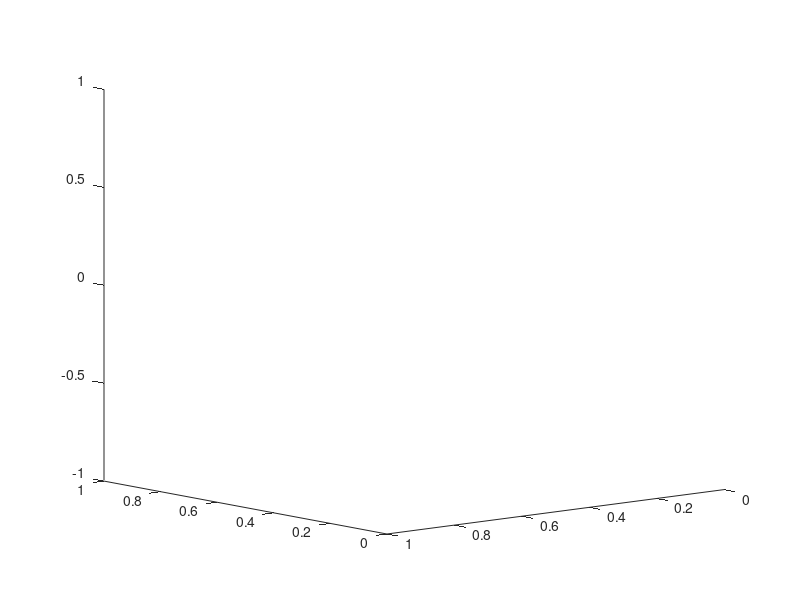

Source code (MATLAB): (Note: this script raises an error after producing the figure.)
function helloworld
% HELLOWORLD Display the globe and a welcome message.

    % Load the topographical data for the globe
    load('topo.mat', 'topo', 'topomap1');

    % Create a unit sphere with 50 facets. This sphere is the Earth.
    [x,y,z] = sphere(50);

    % Establish initial viewing and lighting parameters. Use Phong shading
    % and texture mapping to wrap the topo map data around the sphere.

    props.FaceColor= 'texture';
    props.EdgeColor = 'none';
    props.FaceLighting = 'phong';
    props.CData = topo;

    % Set the viewpoint to look at the Atlantic Ocean.
    view(-130, 10);

    % Draw the sphere, with the topo data texture mapped to the surface.
    s=surface(x,y,z,props);
    set(gcf, 'Color', 'white');  % White background
    axis square
    axis off
    axis equal

    title('Hello, World.', 'FontSize', 14, 'FontWeight', 'Bold');
end